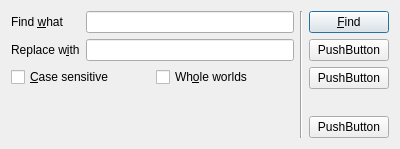
<?xml version="1.0" encoding="UTF-8"?>
<ui version="4.0">
 <class>FindAndReplaceDlg</class>
 <widget class="QDialog" name="FindAndReplaceDlg">
  <property name="geometry">
   <rect>
    <x>0</x>
    <y>0</y>
    <width>400</width>
    <height>149</height>
   </rect>
  </property>
  <property name="windowTitle">
   <string>Find and Replace</string>
  </property>
  <layout class="QHBoxLayout" name="horizontalLayout_2">
   <item>
    <layout class="QVBoxLayout" name="verticalLayout">
     <item>
      <layout class="QGridLayout" name="gridLayout">
       <item row="0" column="0">
        <widget class="QLabel" name="label">
         <property name="text">
          <string>Find &amp;what</string>
         </property>
         <property name="buddy">
          <cstring>findLineEdit</cstring>
         </property>
        </widget>
       </item>
       <item row="0" column="1">
        <widget class="QLineEdit" name="findLineEdit"/>
       </item>
       <item row="1" column="0">
        <widget class="QLabel" name="label_2">
         <property name="text">
          <string>Replace w&amp;ith</string>
         </property>
         <property name="buddy">
          <cstring>replaceLineEdit</cstring>
         </property>
        </widget>
       </item>
       <item row="1" column="1">
        <widget class="QLineEdit" name="replaceLineEdit"/>
       </item>
      </layout>
     </item>
     <item>
      <layout class="QHBoxLayout" name="horizontalLayout">
       <item>
        <widget class="QCheckBox" name="checkBox">
         <property name="text">
          <string>&amp;Case sensitive</string>
         </property>
        </widget>
       </item>
       <item>
        <widget class="QCheckBox" name="checkBox_2">
         <property name="text">
          <string>Wh&amp;ole worlds</string>
         </property>
        </widget>
       </item>
      </layout>
     </item>
     <item>
      <spacer name="verticalSpacer">
       <property name="orientation">
        <enum>Qt::Vertical</enum>
       </property>
       <property name="sizeHint" stdset="0">
        <size>
         <width>20</width>
         <height>40</height>
        </size>
       </property>
      </spacer>
     </item>
    </layout>
   </item>
   <item>
    <widget class="Line" name="line">
     <property name="orientation">
      <enum>Qt::Vertical</enum>
     </property>
    </widget>
   </item>
   <item>
    <layout class="QVBoxLayout" name="verticalLayout_2">
     <item>
      <widget class="QPushButton" name="pushButton">
       <property name="text">
        <string>&amp;Find</string>
       </property>
      </widget>
     </item>
     <item>
      <widget class="QPushButton" name="pushButton_2">
       <property name="text">
        <string>PushButton</string>
       </property>
      </widget>
     </item>
     <item>
      <widget class="QPushButton" name="pushButton_3">
       <property name="text">
        <string>PushButton</string>
       </property>
      </widget>
     </item>
     <item>
      <spacer name="verticalSpacer_2">
       <property name="orientation">
        <enum>Qt::Vertical</enum>
       </property>
       <property name="sizeHint" stdset="0">
        <size>
         <width>20</width>
         <height>40</height>
        </size>
       </property>
      </spacer>
     </item>
     <item>
      <widget class="QPushButton" name="pushButton_4">
       <property name="text">
        <string>PushButton</string>
       </property>
      </widget>
     </item>
    </layout>
   </item>
  </layout>
 </widget>
 <tabstops>
  <tabstop>findLineEdit</tabstop>
  <tabstop>replaceLineEdit</tabstop>
  <tabstop>checkBox</tabstop>
  <tabstop>checkBox_2</tabstop>
  <tabstop>pushButton</tabstop>
  <tabstop>pushButton_2</tabstop>
  <tabstop>pushButton_3</tabstop>
  <tabstop>pushButton_4</tabstop>
 </tabstops>
 <resources/>
 <connections>
  <connection>
   <sender>pushButton_4</sender>
   <signal>clicked()</signal>
   <receiver>FindAndReplaceDlg</receiver>
   <slot>reject()</slot>
   <hints>
    <hint type="sourcelabel">
     <x>332</x>
     <y>125</y>
    </hint>
    <hint type="destinationlabel">
     <x>284</x>
     <y>101</y>
    </hint>
   </hints>
  </connection>
 </connections>
</ui>
